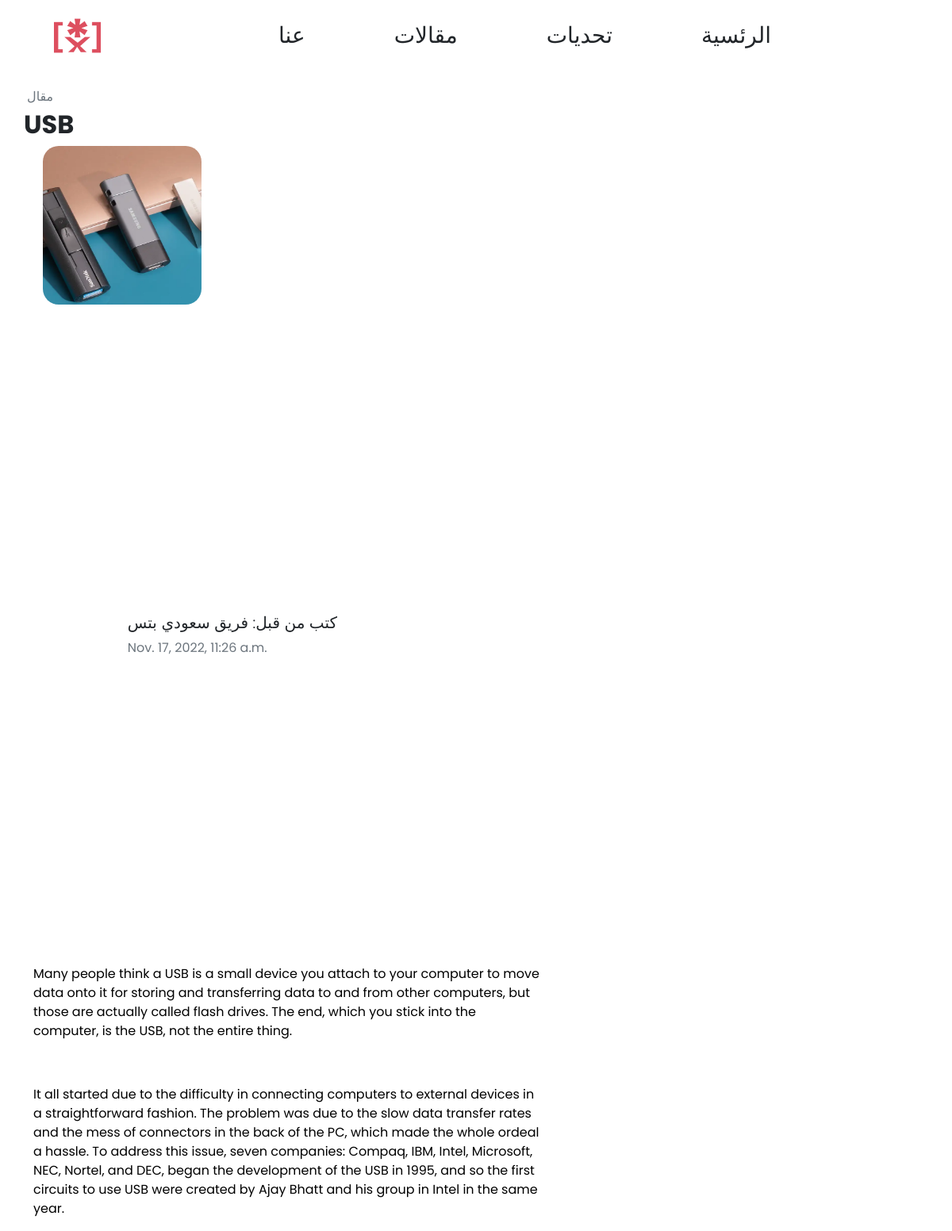
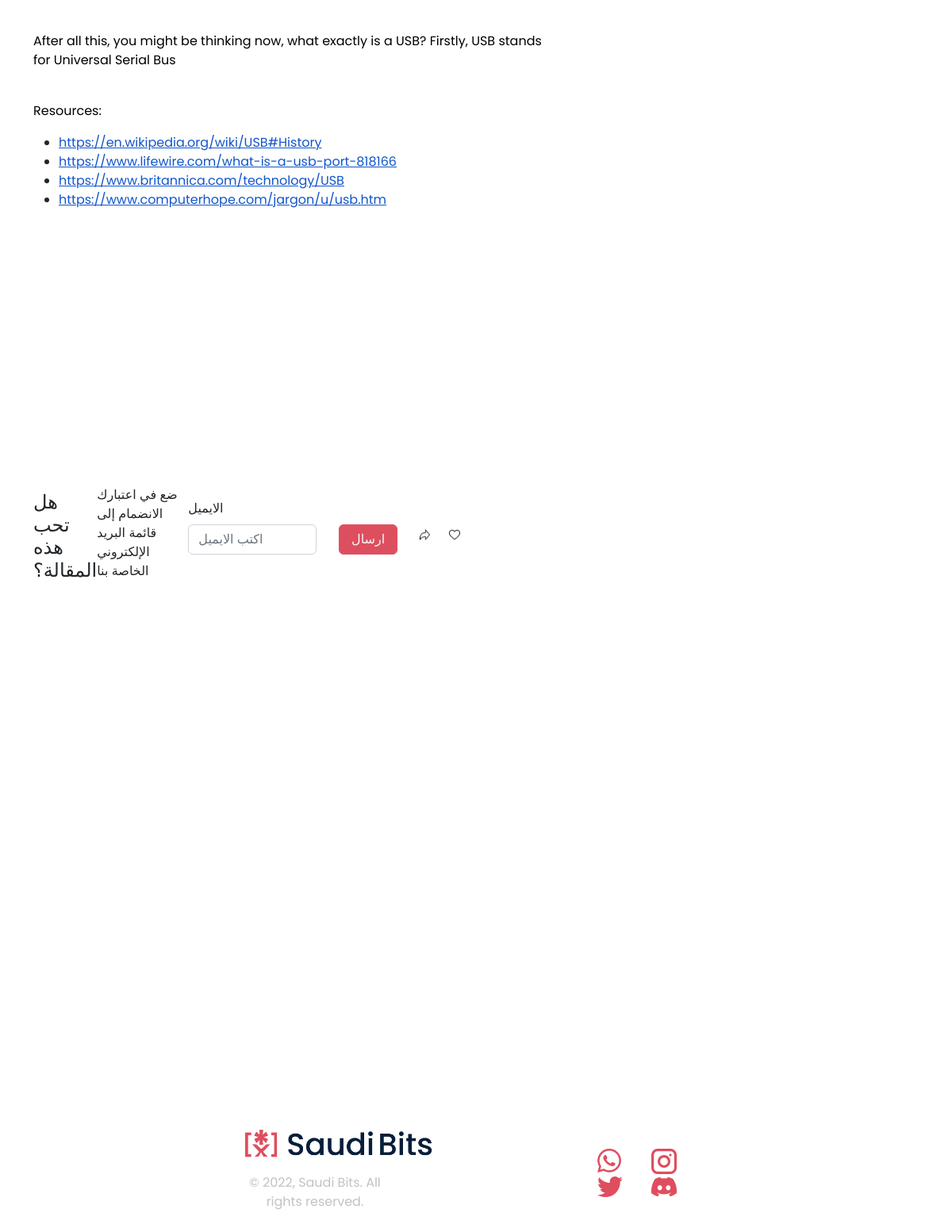
Page /7/ on the committed database (2 pictures, top to bottom).
### articles/models.py (models this page shows, shortened)
class Article(models.Model):
    title = models.CharField(max_length=255, unique=False)
    url = models.SlugField(max_length=255, unique=True)
    author = models.ForeignKey(User, on_delete= models.CASCADE,related_name='blog_posts')
    updated_on = models.DateTimeField(auto_now= True)
    content = RichTextField()
    image = models.ImageField(upload_to='images')
    created_on = models.DateTimeField(auto_now_add=True)
    status = models.IntegerField(choices=STATUS, default=0)
    class Meta:
        ordering = ['-created_on']

### articles/views.py (the view)
# urls.py: path('<slug:pk>/', views.ArticleDetail.as_view(), name='article_detail'),
class ArticleDetail (generic.DetailView):
    model = Article
    template_name = 'main/article_detail.html'

### articles/templates/main/article_detail.html (shortened to what this page needs)
<!DOCTYPE html>
{% load static %}
 {% block content %}
<html lang="en">
<head>
    <link rel="stylesheet" href=" {% static 'styles/style.css' %} ">
    <link rel="stylesheet" href=" {% static 'static/bootstrap.css' %} ">
</head>
<body>
    <section id="Navbar">
        <nav class="navbar navbar-expand-lg">
            <div class="container-fluid justify-content-around">
              <a class="navbar-brand ps-lg-5 ps-0 m-0" href="#"><img src=" {% static 'images/icon.ico' %} " alt="Saudi Bits Logo" style="width:75px; height: 64px;"></a>
                <div class="collapse navbar-collapse justify-content-around poppins" id="navbarNav">
                    <ul class="navbar-nav text-center fs-3">
                    <li class="nav-item mx-xl-5 mx-lg-2">
                        <a class="nav-link text-dark" aria-current="page" href="#">عنا</a>
                    </li>
                    <li class="nav-item mx-xl-5 mx-lg-2">
                        <a class="nav-link text-dark" aria-current="page" href="#">مقالات</a>
                    </li>
                    <li class="nav-item mx-xl-5 mx-lg-2">
                        <a class="nav-link text-dark" href="#">تحديات</a>
                    </li>
                    <li class="nav-item mx-xl-5 mx-lg-2">
                        <a class="nav-link text-dark" href="#">الرئسية</a>
                    </li>
                    </ul>
                </div>
            </div>
          </nav>
    </section>
    <section id="main-body" class="poppins mt-3 p-lg-0 p-3 text-lg-start text-center">
        <div class="container-lg">
            <div class="row justify-content-lg-between justify-content-center">
                <div id="article" class="col-lg-7 col-12 p-0">
                    <p class="lead fs-6 text-muted m-1">
                        مقال
                    </p>
                    <h2 class="fw-bold">
                        {% block title %} {{ object.title }} {% endblock title %}
                    </h2>
                    <div id="picture" class="container-fluid row mb-2 justify-content-lg-between justify-content-center mx-0">
                        <div class="col-10">
                        <img src="/static{{ article.image.url}} " class="connect" alt="..." style="border-radius: 10%; width: 200px; height: 200px; object-fit:cover;">
                        </div>
                    </div>
                    <div id="credit" class="container p-0 my-3">
                        <div id="auth" class="container p-0 m-0 row">
                            <p class="lead col-lg-8 my-auto ms-3 text-start">
                                كتب من قبل: فريق سعودي بتس
                                <br>
                                <b class="text-muted fs-6">{{ article.created_on }}</b>
                            </p>
                        </div>
                    </div>
                    <div id="textbody" class="container-sm">
                        <p class="lead fs-6">
                            {{ object.content | safe }}
                        </p>
                    </div>
                    <div class="entermail container mt-3 mb-0 text-start">
                        <h4>هل تحب هذه المقالة؟</h4>
                        <p class="lead" style="font-size:medium;">
                            ضع في اعتبارك الانضمام إلى قائمة البريد الإلكتروني الخاصة بنا
                        </p>
                        <div class="my-3 mx-0 p-0 mb-5 d-lg-block d-none">
                            <div class="container-fluid row justify-content-start p-0">
                                <label for="exampleInputEmail1" class="form-label">الايميل</label>
                                <div id="formstuff" class="col-5">
                                        <input type="email" class="form-control" id="exampleInputEmail1" placeholder="اكتب الايميل" aria-describedby="emailHelp">
                                </div>
                                <a href="#" class="btn btn-primary col-2 mx-3 text-light">
                                    ارسال
                                </a>
                                <a href="#" class="col-1">
                                    <img src=" {% static 'images/share.png' %} " alt="Share" class="img-fluid">
                                </a>
                                <a href="#" class="col-1">
                                    <img src=" {% static 'images/heart.png' %} " alt="Share" class="img-fluid">
                                </a>
                            </div>
                        </div>
                    </div>
                </div>
            </div>
        </div>
    </section>
    <footer id="bg-dark">
        <div class="container text-center">
            <div class="row justify-content-between">
              <div class="col-lg-4">
                <img class="text-start" src=" {% static 'images/full logo.png' %} " alt="Complete Saudi Bits logo" style="width: 240px">
                <p class="poppins" style="color: #C2C2C2;"> © 2022, Saudi Bits. All rights reserved.</p>
              </div>
              <div class="col-lg-4 my-auto">
                    <a href="https://chat.whatsapp.com/FDlUeHYR7ZuJtp312yolJf" target="_blank" class="px-3"><img src=" {% static 'images/whatsapp.png' %} " alt="Whatsapp icon"></a>
                    <a href="https://www.instagram.com/saudi.bits/" target="_blank" class="px-3"><img src=" {% static 'images/instagram.png' %} " alt="Instagram icon"></a>
                    <a href="https://twitter.com/SaudiBits" target="_blank" class="px-3"><img src=" {% static 'images/twitter.png' %} " alt="Twitter icon"></a>
                    <a href="https://discord.gg/aEuktt5njU" target="_blank" class="px-3"><img src=" {% static 'images/discord.png' %} " alt="Discord icon"></a>
              </div>
            </div>
          </div>
        </footer>
        <br>
</body>
</html>
{% endblock content %}

### articles/static/styles/style.css (style rules this page uses)
.poppins { font-family: 'Poppins', sans-serif; }
html { height: 100%; }
body { margin: 0; min-height: 100%; display: flex; flex-direction: column; }
footer { margin-top:auto ; }
.container { display: flex; align-items: center; justify-content: center; height: 100vh; }

### rows in the picture
Article: title "USB", image (picture), created_on "Nov. 17, 2022, 11:26 a.m.", content "Many people think a USB is a small device you attach to your computer to move data onto it for storing and transferring data to and from other computers, but those are actually called flash drives. The end, which you stick into the computer, is the USB, not the entire thing. It all started due to the difficulty in connecting computers to external devices in a straightforward fashion. The problem was due to the slow data transfer rates and the mess of connectors in the back of the PC, which made the whole ordeal a hassle. To address this issue, seven companies: Compaq, IBM, Intel, Microsoft, NEC, Nortel, and DEC, began the development of the USB in 1995, and so the first circuits to use USB…"
